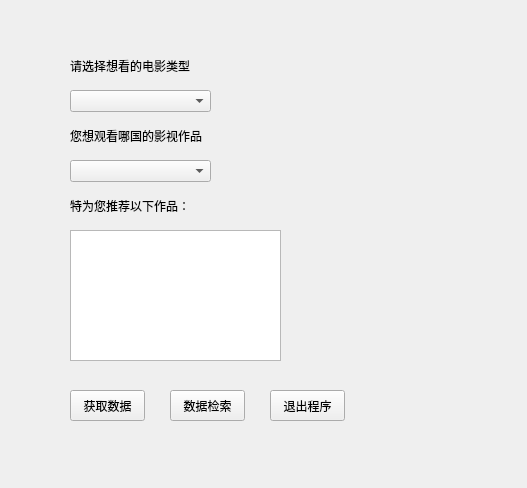
<?xml version="1.0" encoding="UTF-8"?>
<ui version="4.0">
 <class>Form</class>
 <widget class="QWidget" name="Form">
  <property name="geometry">
   <rect>
    <x>0</x>
    <y>0</y>
    <width>527</width>
    <height>488</height>
   </rect>
  </property>
  <property name="windowTitle">
   <string>Form</string>
  </property>
  <widget class="QLabel" name="label">
   <property name="geometry">
    <rect>
     <x>70</x>
     <y>50</y>
     <width>161</width>
     <height>31</height>
    </rect>
   </property>
   <property name="text">
    <string>请选择想看的电影类型</string>
   </property>
  </widget>
  <widget class="QComboBox" name="comboBox">
   <property name="geometry">
    <rect>
     <x>70</x>
     <y>90</y>
     <width>141</width>
     <height>22</height>
    </rect>
   </property>
  </widget>
  <widget class="QLabel" name="label_2">
   <property name="geometry">
    <rect>
     <x>70</x>
     <y>120</y>
     <width>161</width>
     <height>31</height>
    </rect>
   </property>
   <property name="text">
    <string>您想观看哪国的影视作品</string>
   </property>
  </widget>
  <widget class="QComboBox" name="comboBox_2">
   <property name="geometry">
    <rect>
     <x>70</x>
     <y>160</y>
     <width>141</width>
     <height>22</height>
    </rect>
   </property>
  </widget>
  <widget class="QLabel" name="label_3">
   <property name="geometry">
    <rect>
     <x>70</x>
     <y>190</y>
     <width>161</width>
     <height>31</height>
    </rect>
   </property>
   <property name="text">
    <string>特为您推荐以下作品：</string>
   </property>
  </widget>
  <widget class="QTextEdit" name="textEdit">
   <property name="geometry">
    <rect>
     <x>70</x>
     <y>230</y>
     <width>211</width>
     <height>131</height>
    </rect>
   </property>
  </widget>
  <widget class="QPushButton" name="pushButton">
   <property name="geometry">
    <rect>
     <x>70</x>
     <y>390</y>
     <width>75</width>
     <height>31</height>
    </rect>
   </property>
   <property name="text">
    <string>获取数据</string>
   </property>
  </widget>
  <widget class="QPushButton" name="pushButton_2">
   <property name="geometry">
    <rect>
     <x>170</x>
     <y>390</y>
     <width>75</width>
     <height>31</height>
    </rect>
   </property>
   <property name="text">
    <string>数据检索</string>
   </property>
  </widget>
  <widget class="QPushButton" name="pushButton_3">
   <property name="geometry">
    <rect>
     <x>270</x>
     <y>390</y>
     <width>75</width>
     <height>31</height>
    </rect>
   </property>
   <property name="text">
    <string>退出程序</string>
   </property>
  </widget>
 </widget>
 <resources/>
 <connections>
  <connection>
   <sender>pushButton_3</sender>
   <signal>clicked()</signal>
   <receiver>Form</receiver>
   <slot>close()</slot>
   <hints>
    <hint type="sourcelabel">
     <x>302</x>
     <y>409</y>
    </hint>
    <hint type="destinationlabel">
     <x>314</x>
     <y>449</y>
    </hint>
   </hints>
  </connection>
 </connections>
</ui>
